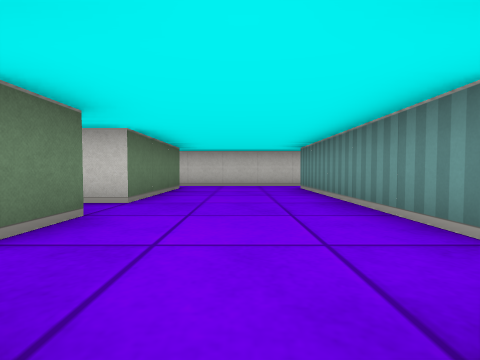
view 1 (above)

16 first-person views from a walk through a cub3D maze. The camera is about half as high as the walls, tilts 2° down and sees 85° across. The floor is counted in squares. Each view is taken from the middle of a square. On the plan, view 1 faces up. The plan holds only what a view shows up to about 9 squares ahead; the rest is blank. The place goes on beyond the plan.

view 2
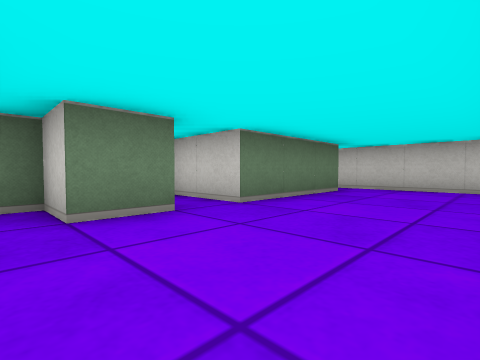

view 3
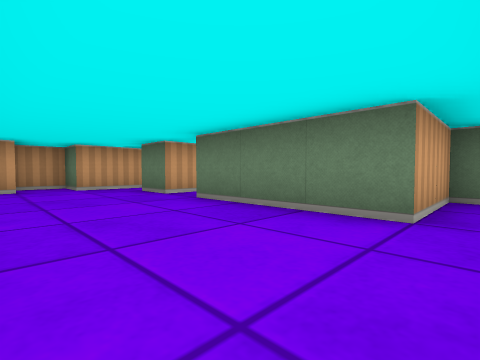

view 4
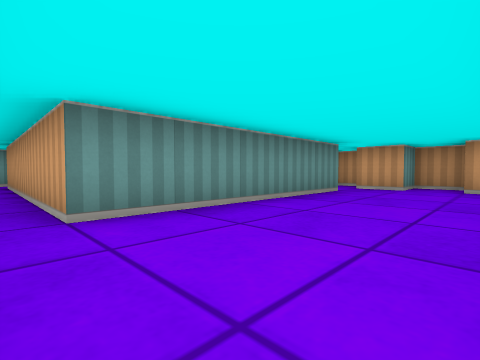

view 5
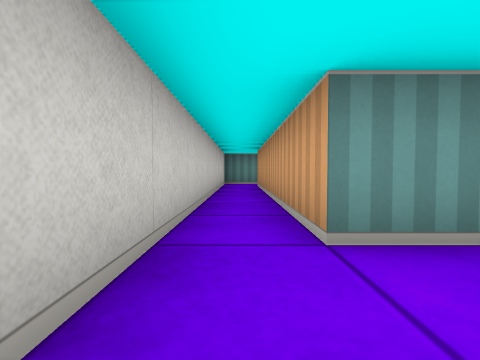

view 6
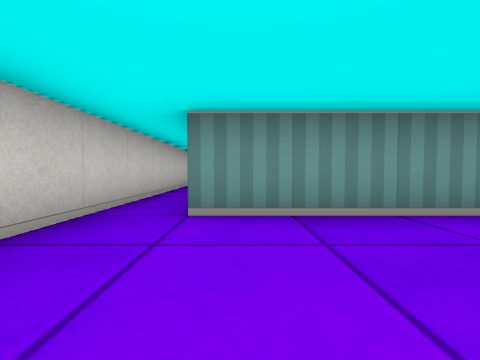

view 7
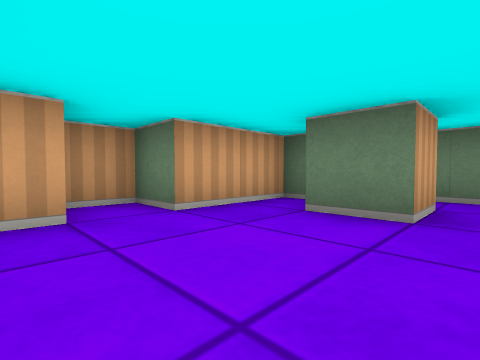

view 8
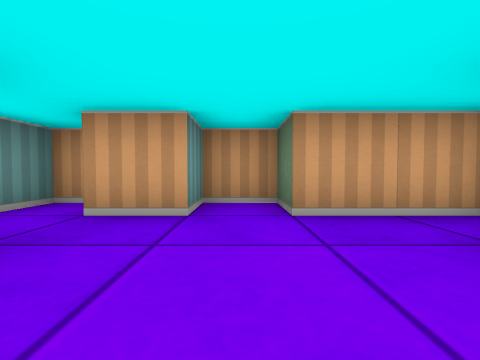

view 9
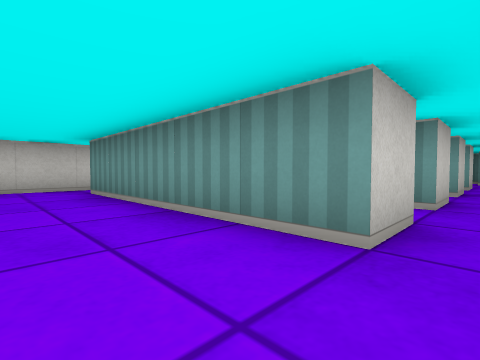

view 10
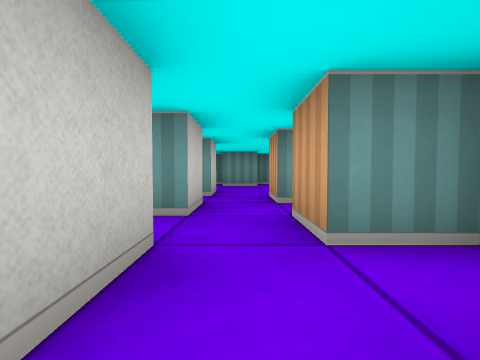

view 11
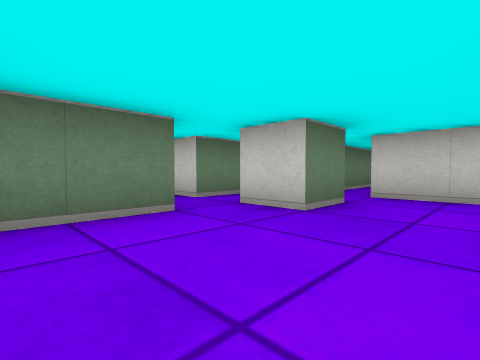

view 12
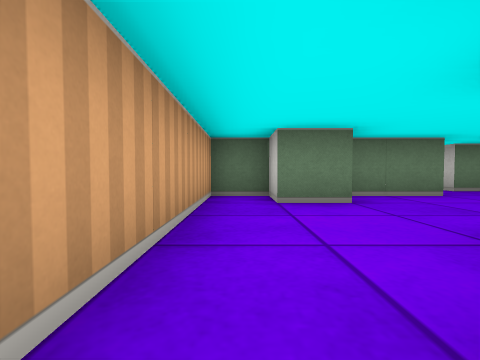

view 13
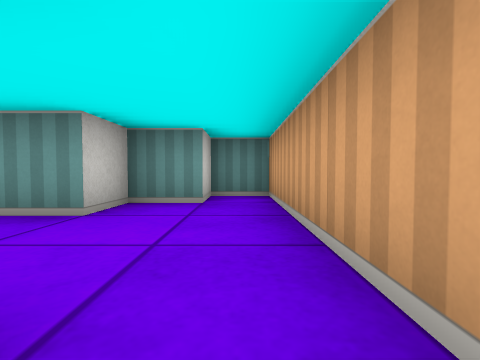

view 14
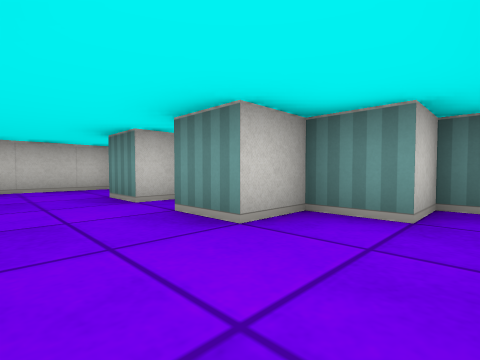

view 15
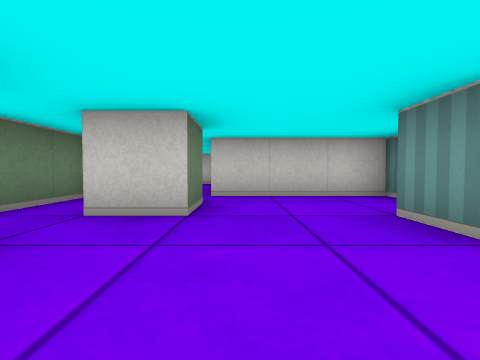

view 16
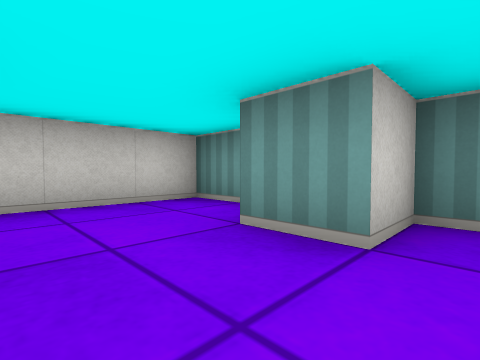

### Floor plan
Points are (right, up) in squares from view 1. A wall is a line through its corners. A room is listed if a view was taken in it or the views show most of it. See-through windows are left out.
Room 1 (views 1, 2, 3, 4, 5, 6, 7, 8, 9)
walls: (-2.6, 2.5) (-1.5, 2.5) (-1.5, 1.5) (-2.5, 1.5) (-2.5, 0.5) (-0.5, 0.5) (-0.5, -0.5) (0.5, -0.5) (0.5, 0.5) (1.5, 0.5); (2.6, 1.5) (1.5, 1.5) (1.5, 6.5); (-3.5, 2.9) (-3.5, 2.2); (1.5, 7.5) (-2, 7.5); (-3.5, 6.5) (-1.5, 6.5) (-1.5, 3.5) (-3.2, 3.5); (1.9, -0.5) (2.5, -0.5) (2.5, 0.4)
ways out: opening at (3, 1) to room 2; opening at (1, 7) to room 4
Room 2 (view 10)
walls: (4.6, 1.5) (3.5, 1.5); (4.5, -0.5) (4.5, 0.5) (5.5, 0.5); (6.5, 1.5) (5.5, 1.5) (5.5, 1.9)
ways out: opening at (3, 1) to room 1; opening at (7, 1) to room 3
Room 3 (views 11, 12, 13, 14, 15, 16)
walls: (8.5, 2.5) (8.5, 1.5) (7.5, 1.5); (8.5, -1.4) (8.5, -2.5) (7.5, -2.5) (7.5, -3.5) (12.5, -3.5) (12.5, -2.5) (11.5, -2.5) (11.5, -1.5) (10.5, -1.5) (10.5, -0.5); (6.5, 0.5) (7.5, 0.5) (7.5, -1.1); (11.5, 1.5) (11.5, 3.5) (8.5, 3.5); (11.5, 0) (11.5, 0.5) (10.5, 0.5) (10.5, 1.5); (6.5, 3.2) (6.5, 1.5); (7.5, 6.5) (7.5, 4.8)
ways out: opening at (7, 1) to room 2; opening at (8, 6) to room 4
Room 4 (no view inside)
walls: (1.5, 6.5) (7.5, 6.5); (8.5, 6.4) (8.5, 7.5) (1.5, 7.5)
ways out: opening at (1, 7) to room 1; opening at (8, 6) to room 3

Positions as (right, up) in squares from view 1, and headings:
1: (0, 0), facing up
2: (1, 1), facing up-left
3: (1, 7), facing down-left
4: (-1, 7), facing down-right
5: (0, 7), facing right
6: (-1, 6), facing right
7: (1, 3), facing down-left
8: (0, 3), facing down
9: (0, 1), facing up-right
10: (3, 1), facing right
11: (10, -1), facing up-left
12: (12, -3), facing left
13: (8, -3), facing right
14: (9, -3), facing up-right
15: (9, -1), facing up
16: (9, 0), facing up-right
